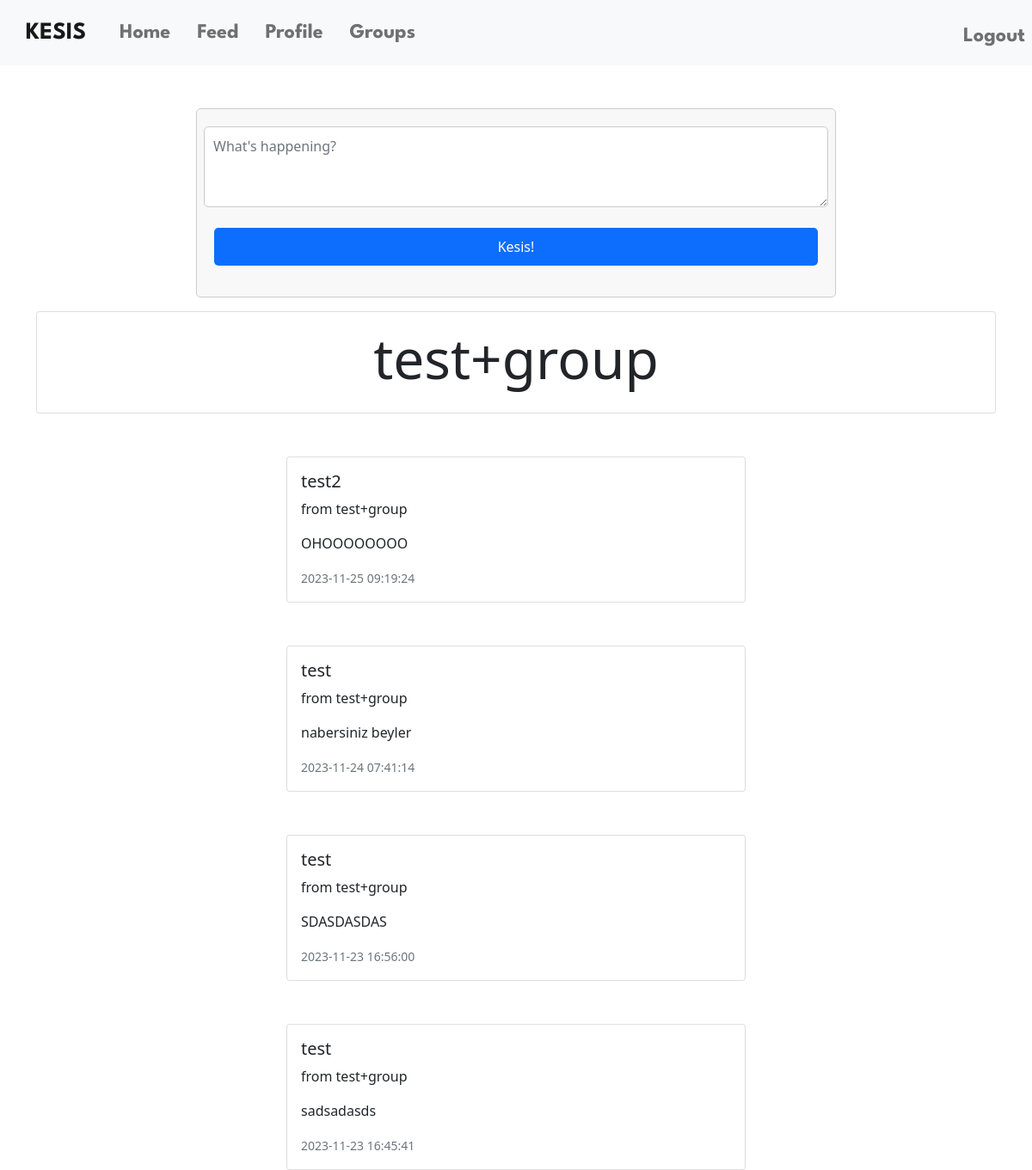
The page /groups/test+group (signed in) on the database as committed earlier.
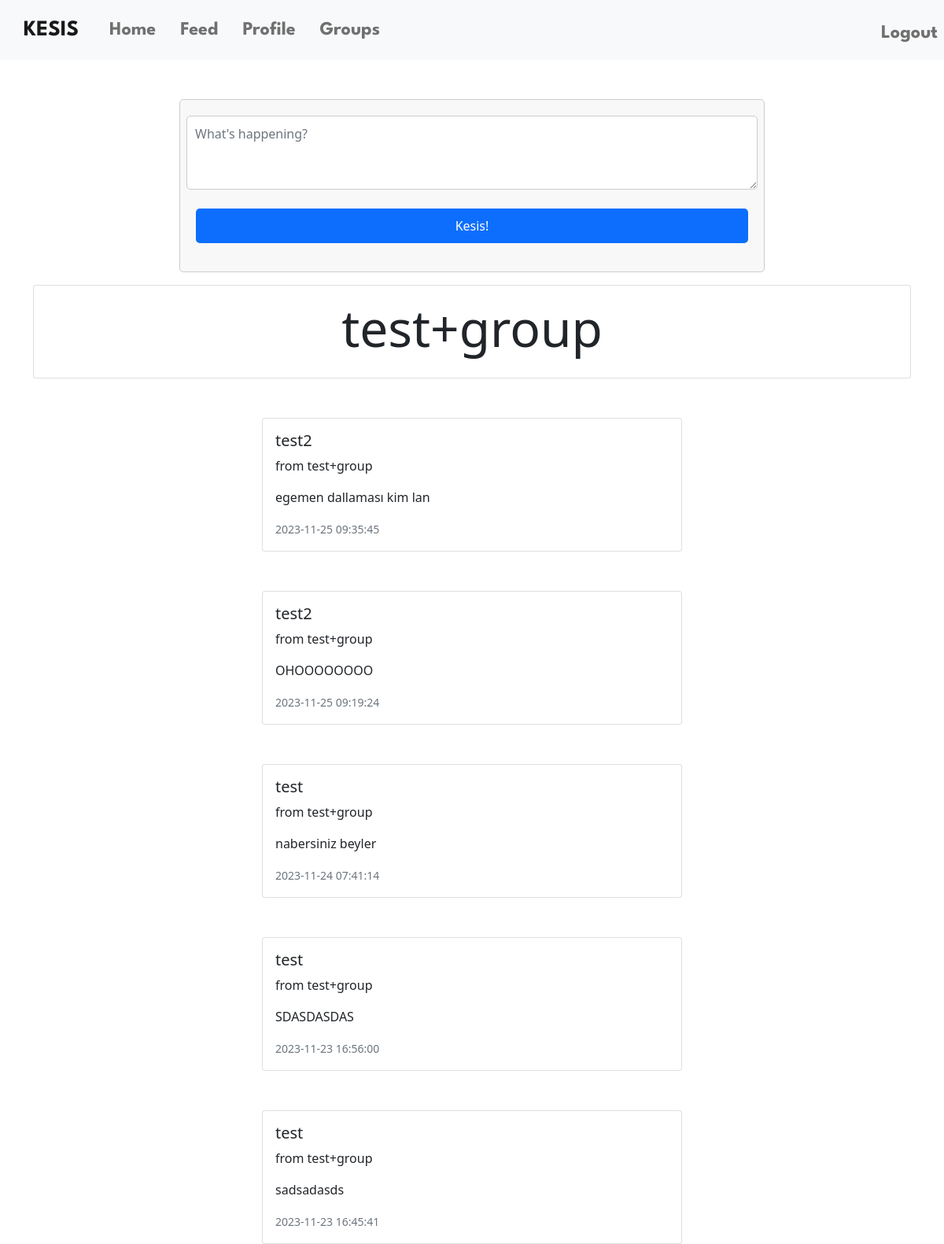
The same page on the database as committed later.
### tables this page shows
CREATE TABLE groups (
group_id INTEGER PRIMARY KEY AUTOINCREMENT NOT NULL,
group_name TEXT NOT NULL,
group_pass TEXT NOT NULL);

CREATE TABLE posts (
post_id INTEGER PRIMARY KEY AUTOINCREMENT NOT NULL,
user_id INTEGER NOT NULL,
group_id INTEGER NOT NULL, content TEXT, date TIMESTAMP DEFAULT CURRENT_TIMESTAMP,
FOREIGN KEY (user_id) REFERENCES users(id),
FOREIGN KEY (group_id) REFERENCES groups(group_id));

CREATE TABLE users (
id INTEGER PRIMARY KEY AUTOINCREMENT NOT NULL,
username TEXT NOT NULL,
hash TEXT NOT NULL,
birthday DATE NOT NULL);

### app.py (the view, shortened to what this page needs)
@app.route("/groups/<group_name>", methods=["GET", "POST"])
@login_required
def group_details(group_name):
    if request.method == "GET":
        all_groups = db.execute("SELECT group_name FROM groups")
        if not any(d['group_name'] == group_name for d in all_groups):
            return apology("There is no such a group", 403)
        user_groups = db.execute("SELECT group_name FROM groups WHERE group_id IN (SELECT group_id FROM group_members WHERE user_id = ?)", session["user_id"])
        eligible = 0
        for group in user_groups:
            if group_name == group["group_name"]:
                eligible = 1
        if eligible == 1:
            users_posts = db.execute("SELECT USERS.username, GROUPS.group_name, POSTS.content, POSTS.date FROM posts JOIN users ON USERS.id = POSTS.user_id JOIN groups ON GROUPS.group_id = POSTS.group_id WHERE GROUPS.group_name = ? ", group_name)
            return render_template("group_detail.html", group_name = group_name ,users_posts=reversed(users_posts))
        else:
            return redirect(url_for('join', group_name = group_name))

### app.py (called while the page is built)
@app.after_request
def after_request(response):
    response.headers["Cache-Control"] = "no-cache, no-store, must-revalidate"
    response.headers["Expires"] = 0
    response.headers["Pragma"] = "no-cache"
    return response

### helpers.py (called while the page is built)
def login_required(f):
    @wraps(f)
    def decorated_function(*args, **kwargs):
        if session.get("user_id") is None:
            return redirect("/login")
        return f(*args, **kwargs)
    return decorated_function

### templates/group_detail.html (shortened to what this page needs)
{% extends "layout.html" %}
{% block main %}
    <div class = "container">
        <div class="row mb-3">
            <div>
                <form action="{{url_for('group_details', group_name = group_name)}}" method="post" class="col-8">
                    <div class="row mb-4">
                        <textarea class="form-control w-100" name="text" rows="3" placeholder ="What's happening?"></textarea>
                    </div>
                    <div class="mb-3" class="row">
                        <button type="submit" class="btn btn-primary">Kesis!</button>
                    </div>
                </form>
            </div>
        </div>
        <div class="card">
            <div class="card-body">
                <h1 class = "display-3 align-middle"> {{group_name}} </h1>
            </div>
        </div>
        {% for post in users_posts %}
            <div class="container">
                <div class="row">
                <div class="col-md-6 offset-md-3">
                    <div class="card">
                    <div class="card-body">
                        <h5 class="card-title">{{post["username"]}} </h5>
                        <p class="font-italic">from {{post["group_name"]}}</p>
                        <p class="card-text">{{post["content"]}}</p>
                        <p class="card-text"><small class="text-muted">{{post["date"]}}</small></p>
                    </div>
                    </div>
                </div>
                </div>
            </div>
        {% endfor %}
    </div>
{% endblock %}

### templates/layout.html (shortened to what this page needs)
<!DOCTYPE html>
<html lang="en">
    <head>
        <link href="https://cdn.jsdelivr.net/npm/bootstrap@5.1.3/dist/css/bootstrap.min.css" rel="stylesheet">
        <link href="/static/styles.css" rel="stylesheet">
    </head>
    <body>
        <nav class="navbar navbar-expand-lg navbar-light bg-light">
            <a class="navbar-brand fs-3" class="leauge" href="/"> KESIS</a>
            <div class="collapse navbar-collapse" id="navbarNav">
                {% if session["user_id"] %}
                    <ul class="navbar-nav ml-auto">
                        <li class="nav-item active">
                            <a class="nav-link fs-4" href="/">Home</a>
                        </li>
                        <li class="nav-item active">
                            <a class="nav-link fs-4" href="/feed">Feed</a>
                        </li>
                        <li class="nav-item fs-4">
                            <a class="nav-link" href="/profile">Profile</a>
                        </li>
                        <li class="nav-item fs-4">
                            <a class="nav-link" href="/groups">Groups</a>
                        </li>
                    </ul>
                    <ul class="navbar-nav ms-auto mt-2">
                        <li class="nav-item fs-4">
                            <a class="nav-link" href="/logout">Logout </a>
                        </li>
                    </ul>
                {% endif %}
            </div>
         </nav>
        <main>
            {% block main %}{% endblock %}
        </main>
    </body>
</html>

### static/styles.css (style rules this page uses)
form { width: 300px; margin: 0 auto; padding: 20px; border: 1px solid #ccc; border-radius: 5px; background-color: #f8f8f8; }
.form-control { width: 100%; padding: 10px; border: 1px solid #ccc; border-radius: 5px; }
.btn { width: 100%; padding: 10px; color: #fff; border: none; border-radius: 5px; }
.navbar { background-color: #f8f9fa; }
.navbar-brand { color: #6c757d; font-family: 'League Spartan', sans-serif; font-weight: 700; margin-left: 30px; }
.nav-link { color: #6c757d; font-family: 'League Spartan', sans-serif; font-weight: 700; margin-left: 15px; }
.container { margin-top: 50px; }
.align-middle { display: flex; align-items: center; justify-content: center; }

Rows that differ between the two databases and show on the page:
added posts: username "test2", group_name "test+group", content "egemen dallaması kim lan", date "2023-11-25 09:35:45"
